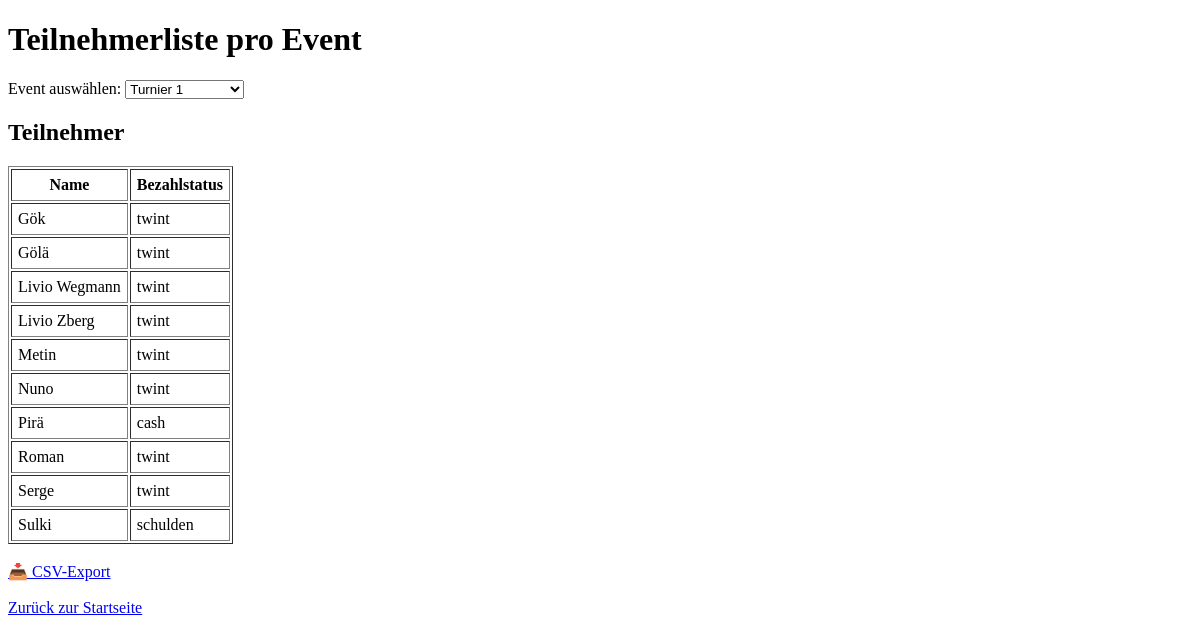
/auswertung/teilnehmerliste_event?event_id=1, run on an earlier commit of the app's database.
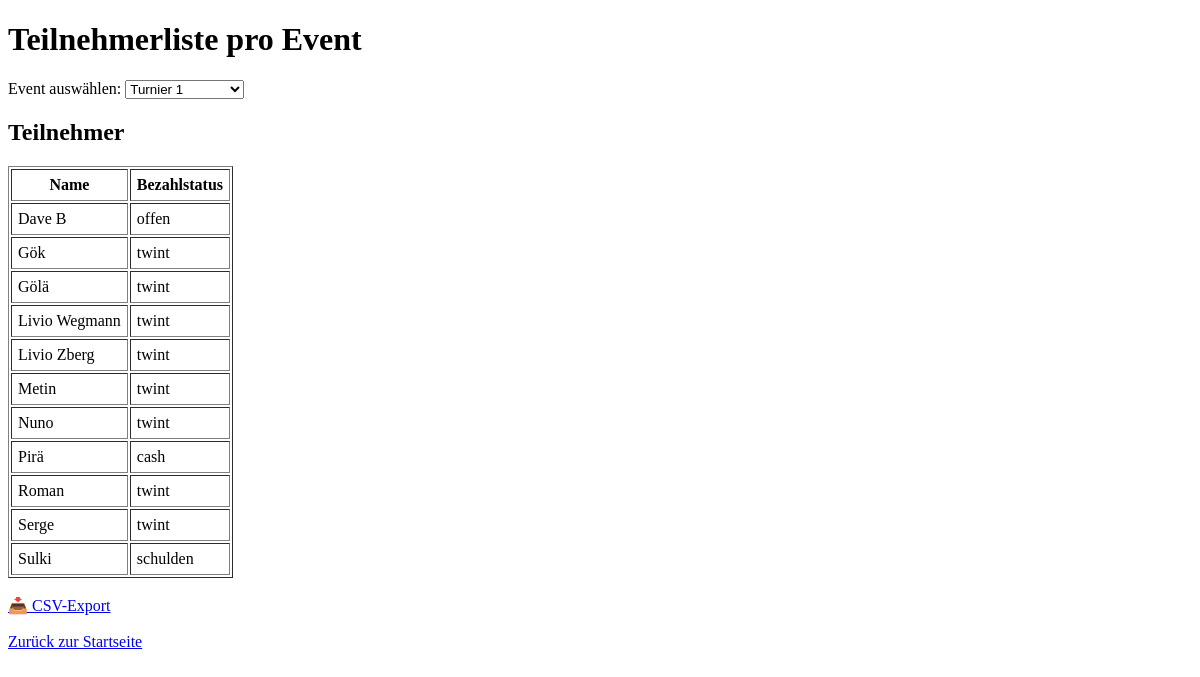
And on a later commit of the database.
### app/models.py (models this page shows)
class TeilnehmerEvent(db.Model):
    id = db.Column(db.Integer, primary_key=True)
    event_id = db.Column(db.Integer, db.ForeignKey('event.id'), nullable=False)
    teilnehmer_id = db.Column(db.Integer, db.ForeignKey('teilnehmer.id'), nullable=False)
    bezahlt_status = db.Column(
        db.String(20),
        default="offen",
        nullable=False
    )
    teilnehmer = db.relationship("Teilnehmer", backref="events")

class Teilnehmer(db.Model):
    id = db.Column(db.Integer, primary_key=True)
    name = db.Column(db.String(100), nullable=False)

### app/routes.py (the view)
@app.route("/auswertung/teilnehmerliste_event")
def teilnehmerliste_pro_event():
    events = Event.query.order_by(Event.datum.desc()).all()
    selected_event_id = request.args.get("event_id", type=int)
    daten = []
    if selected_event_id:
        daten = (
            db.session.query(Teilnehmer.name, TeilnehmerEvent.bezahlt_status)
            .join(Teilnehmer, Teilnehmer.id == TeilnehmerEvent.teilnehmer_id)
            .filter(TeilnehmerEvent.event_id == selected_event_id)
            .order_by(Teilnehmer.name)
            .all()
        )
    return render_template("teilnehmerliste_event.html", events=events, daten=daten, selected_event_id=selected_event_id)

### app/templates/teilnehmerliste_event.html (shortened to what this page needs)
<!DOCTYPE html>
<html lang="de">
<head>
</head>
<body>
    <h1>Teilnehmerliste pro Event</h1>
    <form method="get" action="{{ url_for('teilnehmerliste_pro_event') }}">
        <label for="event">Event auswählen:</label>
        <select name="event_id" id="event" onchange="this.form.submit()">
            {% for event in events %}
                <option value="{{ event.id }}" {% if selected_event_id == event.id %}selected{% endif %}>{{ event.name }}</option>
            {% endfor %}
        </select>
    </form>
    {% if daten %}
        <h2>Teilnehmer</h2>
        <table border="1" cellpadding="6">
            <tr>
                <th>Name</th>
                <th>Bezahlstatus</th>
            </tr>
            {% for name, status in daten %}
            <tr>
                <td>{{ name }}</td>
                <td>{{ status }}</td>
            </tr>
            {% endfor %}
        </table>
        <br>
        <a href="{{ url_for('export_teilnehmerliste_event_csv', event_id=selected_event_id) }}">📥 CSV-Export</a>
    {% endif %}
    <br><br>
    <a href="{{ url_for('index') }}">Zurück zur Startseite</a>
</body>
</html>

What changed in the data, as far as the page shows it:
added TeilnehmerEvent: name "Dave B", bezahlt_status "offen"
